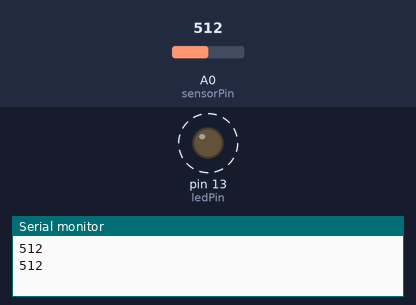
Bench run of a sketch on a simulated Arduino Uno, built with avr-gcc and run on an emulated ATmega328P. Parts: output pins drawn as LEDs (lit = HIGH), the last lines printed to the serial monitor. Dashed ring = blinking. Inputs (shaded band) come from the test bench; at power-on: A0 (sensorPin) = 512.

Above: at 1.8 s.
1.9 s: A0 (sensorPin) set to 306
At 2.2 s:
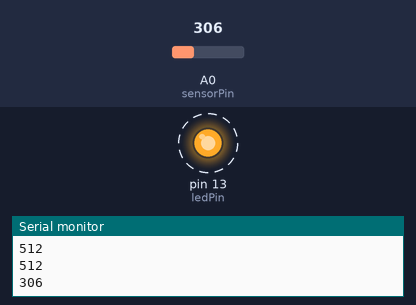
5.4 s: A0 (sensorPin) set to 122
At 5.56 s:
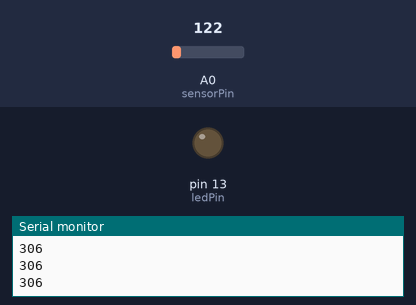
Timing chart, 0 to 14.9 s (numbered marks = the images above; inputs shaded):
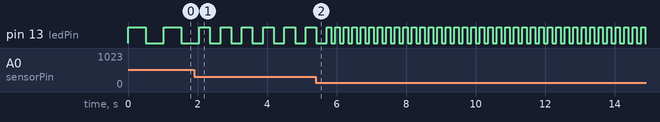

Measured:
- after the input at 1.9 s, pin 13 (ledPin): alternates HIGH for 0.31 s and LOW for 0.31 s, starting after 0.46 s
- by itself, pin 13 (ledPin): alternates HIGH for 0.51 s and LOW for 0.51 s

The sketch:

Potentiometer.ino
```cpp
const int sensorPin = A0;
const int ledPin = 13;
int sensorValue = 0;

void setup() {
  // put your setup code here, to run once:
pinMode(ledPin, OUTPUT);
Serial.begin(9600);

}


void loop() {
  // put your main code here, to run repeatedly:
  sensorValue = analogRead(sensorPin);
  Serial.println(sensorValue);
  digitalWrite(ledPin,HIGH);
  delay(sensorValue);
  digitalWrite(ledPin,LOW);
  delay(sensorValue);
}
```
